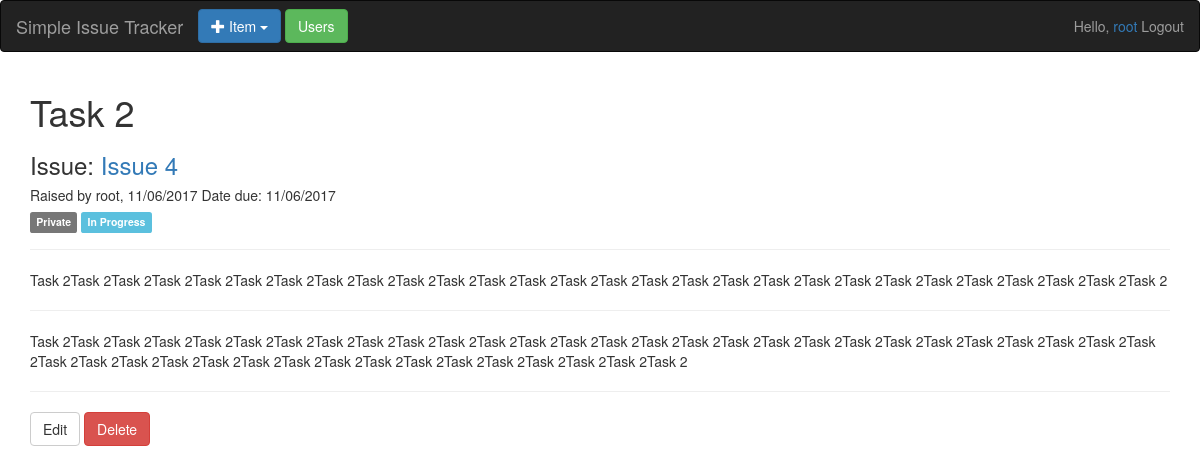
The page /item/Idea/2 (signed in) on the database its author committed.
### si_tracker/models.py (models this page shows, shortened)
class Item(models.Model):
    class Meta:
        abstract = True
        ordering = ['-date_raised', '-id']
    statuses = (
        ('Open-New', 'Open-New'),
        ('In Progress', 'In Progress'),
        ('Closed-Resolved', 'Closed-Resolved'),
        ('Closed-NotResolved', 'Closed-NotResolved')
    )
    visibility = (
        ('Private', 'Private'),
        ('Public', 'Public')
    )
    locations = (
        ('Asset Delivery', 'Asset Delivery'), ('Hunter Valley', 'Hunter Valley'),
        ('Central & North West', 'Central & North West'), ('Port Waratah', 'Port Waratah'),
        ('Maitland', 'Maitland'), ('Muswellbrook', 'Muswellbrook'), ('Scone', 'Scone'), ('Gunnedah', 'Gunnedah'),
        ('Narrabri', 'Narrabri'), ('Tamworth', 'Tamworth'), ('Dubbo', 'Dubbo'), ('Binnaway', 'Binnaway')
    )
    type = "Item"
    title = models.CharField(max_length=150, verbose_name="Title")
    date_raised = models.DateField(auto_now_add=True, verbose_name="Date raised")
    date_due = models.DateField(null=True, blank=True, verbose_name="Date due")
    description = models.TextField(verbose_name="Description", max_length=5000)
    status = models.CharField(max_length=20, choices=statuses, default=statuses[0], verbose_name="Status")
    visible = models.CharField(max_length=10, default=visibility[1], choices=visibility, verbose_name="Visible")
    actions_taken = models.TextField(max_length=5000, blank=True, default="", verbose_name="Actions taken")
    location = models.CharField(max_length=20, blank=True, choices=locations, verbose_name="Location")

class Task(Item):
    types = (('Task', 'Task'), ('Idea', 'Idea'))
    raised_by = models.ForeignKey(User, verbose_name="Raised by", related_name='Task')
    assigned_to = models.ForeignKey(User, verbose_name="Assigned to")
    type = models.CharField(max_length=10, choices=types, default=types[0], verbose_name="Type")
    issue = models.ForeignKey(Issue, verbose_name='Issue')

class Issue(Item):
    type = "Issue"
    raised_by = models.ForeignKey(User, verbose_name="Raised by", related_name='Issue')
    assigned_to = models.ForeignKey(User, verbose_name="Assigned to")
    def get_absolute_url(self):
        return reverse('tracker:item', args=['issue', self.id])

### si_tracker/views.py (the view)
# urls.py: url(r'^update/(?P<type>[\w\-]+)/(?P<item>\d+)', views.item_create_update, name='update_item'),
@user_passes_test(lambda user: user.is_authenticated, login_url=reverse_lazy('tracker:login'), redirect_field_name='')
def item(req, type='', item=''):
    args = dict()
    if type.lower() == 'issue':
        template = 'issue/index.html'
        Item = Issue
        get_item = get_issue
    elif type.lower() == 'task' or type.lower() == 'idea':
        template = 'task/index.html'
        Item = Task
        get_item = get_task
    _item = get_object_or_404(Item, id=item)
    if _item.visible == 'Private':
        if req.user.is_staff or req.user.id == _item.raised_by.id:
            args['item'] = _item
            get_item(args, _item)
            return render(req, template, args)
    else:
        args['item'] = _item
        get_item(args, _item)
        return render(req, template, args)
    return redirect(reverse('tracker:general'))

### si_tracker/views.py (called while the page is built)
def get_task(args, task):
    args['issue'] = task.issue

### si_tracker/templates/task/index.html (shortened to what this page needs)
{% extends 'base.html' %}
{% block content %}
    <h1>{{ item.title }}</h1>
    <h3>Issue: <a href="{{ issue.get_absolute_url }}">{{ issue.title }}</a></h3>
    <h5>Raised by {{ item.raised_by.username }}, {{ item.date_raised }} {% if item.date_due %}Date due: {{ item.date_due }}{% endif %}</h5>
    <h5><span class="label label-default">{{ item.visible }}</span> <span class="label label-info"> {{ item.status }}</span></h5>
    <hr>
    <p>{{ item.description }}</p>
    {% if item.actions_taken %}
        <hr>
        <p>{{ item.actions_taken }}</p>
    {% endif %}
    <hr>
    <a class="btn btn-default" href="{% url 'tracker:update_item' 'task' item.id %}">Edit</a>
    {% if user.is_staff %}<a class="btn btn-danger" href="{% url 'tracker:delete_item' 'task' item.id %}">Delete</a>{% endif %}
{% endblock %}

### templates/base.html (shortened to what this page needs)
{% load staticfiles %}
<!DOCTYPE html>
<html lang="en">
<head>
    <link rel="stylesheet" href="{% static 'bootstrap/css/bootstrap.min.css' %}">
    <link rel="stylesheet" href="{% static 'style.css' %}">
</head>
<body>
    <nav class="navbar navbar-inverse">
        <div class="container-fluid">
            <div class="navbar-header">
                <a class="navbar-brand" href="{% url 'tracker:general' %}">Simple Issue Tracker</a>
                {% if user.is_authenticated %}
                    <span class="dropdown">
                        <a class="btn btn-primary navbar-btn dropdown-toggle" data-toggle="dropdown" aria-haspopup="true" aria-expanded="false"> <span class="glyphicon glyphicon-plus" aria-hidden="true"></span> Item <span class="caret"></span></a>
                    </span>
                {% endif %}
                {% if user.is_staff %}<a class="btn btn-success navbar-btn" href="{% url 'tracker:users' %}">Users</a>{% endif %}
            </div>
            <div class="collapse navbar-collapse">
                {% if user.is_authenticated %}
                    <p class="navbar-text navbar-right">Hello, <a href="{% url 'tracker:change_password' user.id %}">{{ user }}</a> <a class="btn-link" href="{% url 'tracker:logout' %}">Logout</a></p>
                {% endif %}
            </div>
        </div>
    </nav>
    <div class="container">
        {% block content %}{% endblock %}
    </div>
</body>
</html>

### rows shown on the page
Task: title "Task 2", raised_by.username "root", date_raised "11/06/2017", date_due "11/06/2017", visible "Private", status "In Progress", description "Task 2Task 2Task 2Task 2Task 2Task 2Task 2Task 2Task 2Task 2Task 2Task 2Task 2Task 2Task 2Task 2Task 2Task 2Task 2Task 2Task 2Task 2Task 2Task 2Task 2Task 2Task 2Task 2", actions_taken "Task 2Task 2Task 2Task 2Task 2Task 2Task 2Task 2Task 2Task 2Task 2Task 2Task 2Task 2Task 2Task 2Task 2Task 2Task 2Task 2Task 2Task 2Task 2Task 2Task 2Task 2Task 2Task 2Task 2Task 2Task 2Task 2Task 2Task 2Task 2Task 2Task 2Task 2Task 2Task 2Task 2Task 2Task 2Task 2"
Issue: title "Issue 4"

### other values the page prints
{{ user }} "root"
